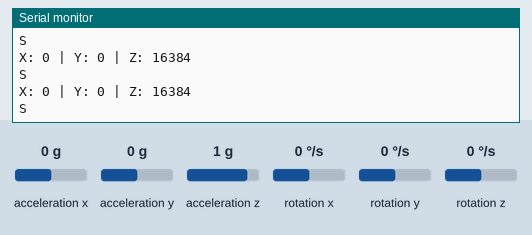
Recording of a sketch running on a simulated Arduino Uno, built with avr-gcc and run on an emulated ATmega328P. Parts: the last lines printed to the serial monitor. The test bench sets the inputs (shaded band); at power-on: acceleration x 0 g, acceleration y 0 g, acceleration z 1 g, rotation x 0 °/s, rotation y 0 °/s, rotation z 0 °/s.

Above: at 2.2 s.
2.3 s: acceleration x set to -1.4 g
At 2.6 s:
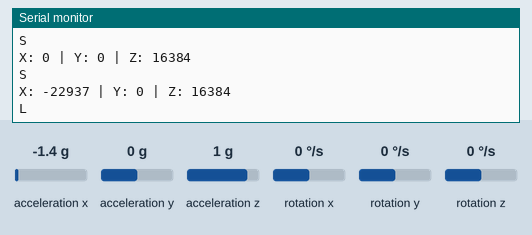
4.1 s: acceleration y set to -1.4 g
At 4.44 s:
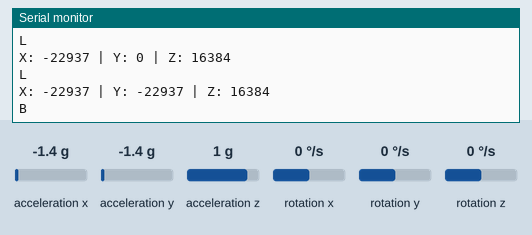
6.0 s: acceleration y set to 0.8 g
At 6.27 s:
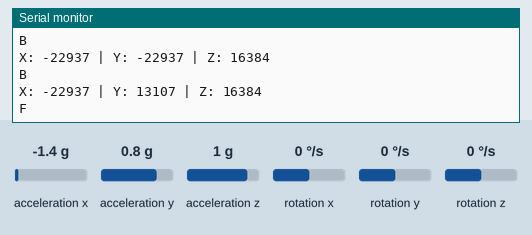
7.8 s: acceleration z set to 0 g
At 7.9 s:
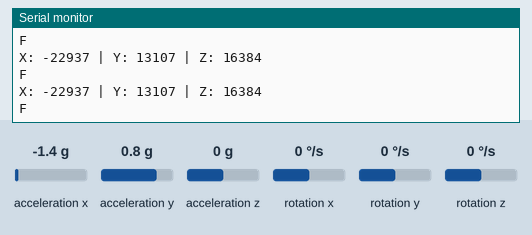
Timing chart, 0 to 10.8 s (numbered marks = the images above; inputs shaded):
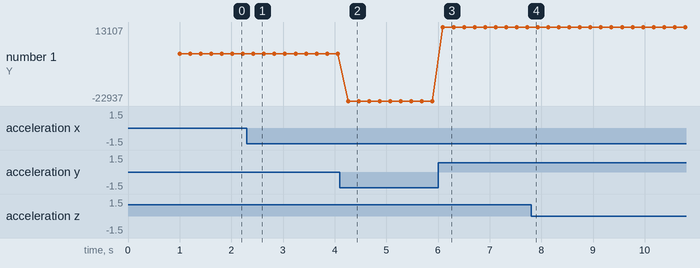

The sketch:

Transmitter_Code.ino
```cpp
#include <Wire.h>
#include <MPU6050.h>
#include <SoftwareSerial.h>

MPU6050 mpu;
SoftwareSerial BT(2, 3); // RX, TX for Bluetooth

int16_t ax, ay, az;
char command;

void setup() {
  Wire.begin();
  Serial.begin(9600);     // Debugging via USB
  BT.begin(9600);         // HC-05 Bluetooth

  mpu.initialize();
  if (mpu.testConnection()) {
    Serial.println("MPU6050 connected");
  } else {
    Serial.println("MPU6050 connection failed");
    while (1); // Stop if sensor not found
  }

  delay(1000); // Let sensor stabilize
}

void loop() {
  // Read acceleration values
  mpu.getAcceleration(&ax, &ay, &az);

  // Debugging output
  Serial.print("X: "); Serial.print(ax);
  Serial.print(" | Y: "); Serial.print(ay);
  Serial.print(" | Z: "); Serial.println(az);

  // Gesture detection
  if (ay > 9000) {
    command = 'F'; // Tilt forward
  }
  else if (ay < -9000) {
    command = 'B'; // Tilt backward
  }
  else if (ax > 10000) {
    command = 'R'; // Tilt right  ✅ fixed
  }
  else if (ax < -10000) {
    command = 'L'; // Tilt left   ✅ fixed
  }
  else {
    command = 'S'; // Stop
  }

  // Send command to car
  BT.write(command);
  Serial.println(command);

  delay(200); // Prevent flooding
}
```

Measured:
- after the input at 2.3 s, the serial monitor: prints a new line after 0.13 s (image 1)
- after the input at 4.1 s, the serial monitor: prints a new line after 0.16 s (image 2)
- after the input at 6.0 s, the serial monitor: prints a new line after 0.10 s (image 3)
- plotted number 1: -22937 → 13107 after the input at 6.0 s
